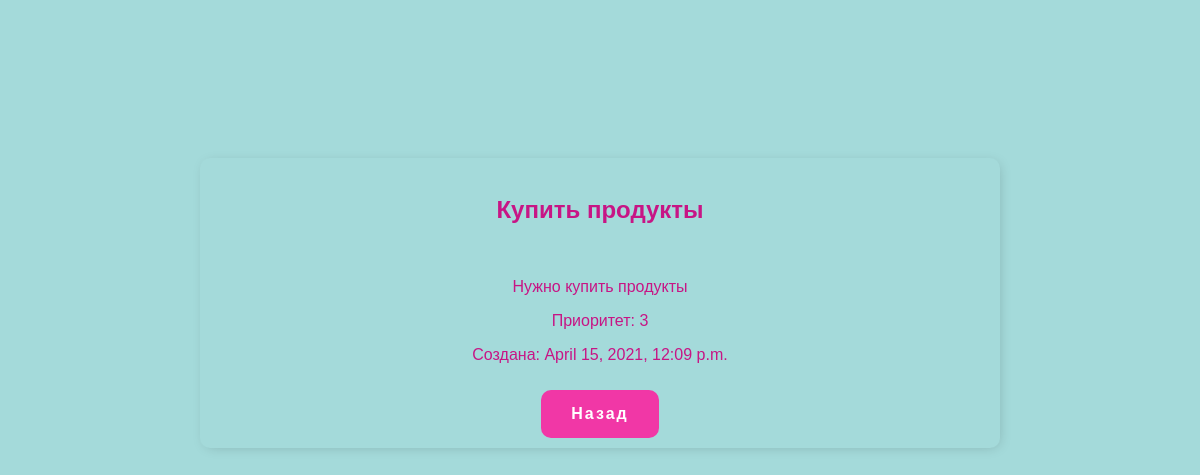
Page /task/4 on the earlier database version.
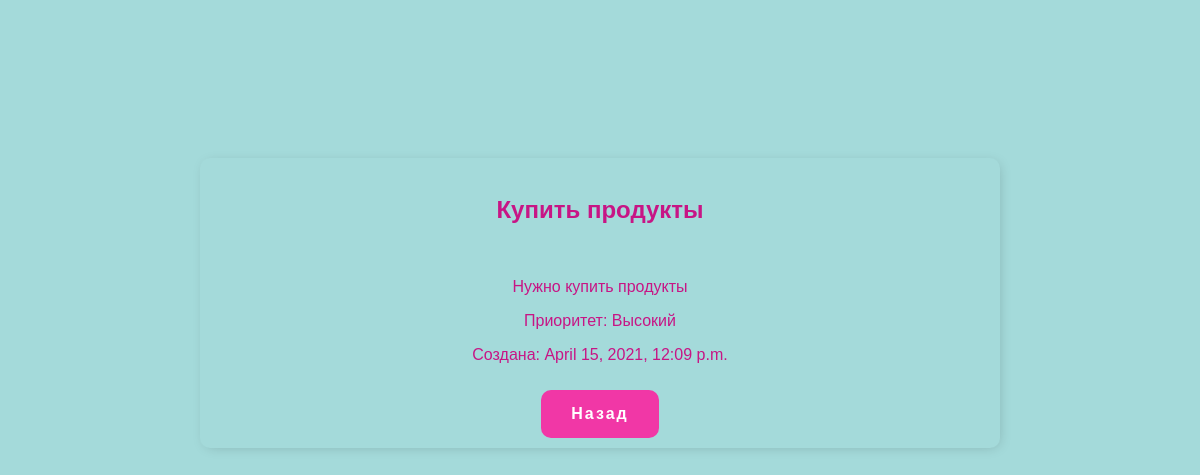
Same page on the later database version.
### todoapp/models.py (models this page shows, shortened)
class Task(models.Model):
    title = models.CharField('Название', max_length=200)
    description = models.TextField('Описание', null=True, blank=True)
    complete = models.BooleanField('Выполнение', default=False)
    created = models.DateTimeField('Создана', auto_now_add=True)
    PRIORITY_CHOISES = (('Высокий', 'Высокий'), ('Средний', 'Средний'), ('Низкий', 'Низкий'))
    priority = models.CharField('Приоритет', max_length=10, choices=PRIORITY_CHOISES, null=True)
    class Meta:
        ordering = ['priority']

### todoapp/views.py (the view)
# urls.py: path('task/<int:pk>', TaskDetail.as_view(), name='taskdetail'),
class TaskDetail(DetailView):
    model = Task
    context_object_name = 'task'
    template_name = 'todoapp/task.html'

### todoapp/templates/todoapp/task.html (shortened to what this page needs)
{% extends 'todoapp/main.html' %}
{% block content %}
<head>
</head>
<body><br>
    <center><h2>{{ task.title }}</h2></center><br>
    <center><p>{{ task.description }}</p></center>
    <center><p>Приоритет: {{ task.priority }}</p></center>
    <center><p>Создана: {{ task.created }}</p></center>
    <center><a href=" {% url 'tasklist' %}" class="glow-button">Назад</a></center>
</body>
{% endblock content %}

Differences in the rows shown:
changed Task "Купить продукты": priority "3" → "Высокий"
